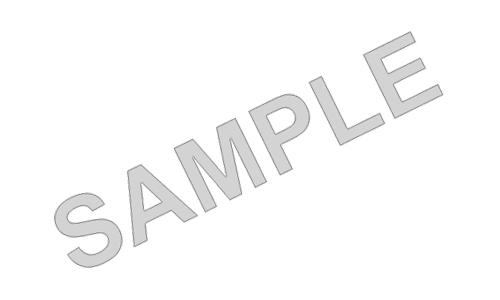
#> input picture python/sample.jpg, 500 x 300 px
$ python sample.py
#> lines starting #> are read from the running program, lines starting #| are printed output that depends on the picture
import sys
from PIL import Image, ImageDraw

with Image.open("sample.jpg") as im:

#> im is the input picture: PIL image 500x300 RGB; min 129, max 255, mean 249.5
    draw = ImageDraw.Draw(im)
    draw.line((0, 0) + im.size, fill=128)
    draw.line((0, im.size[1], im.size[0], 0), fill=128)

    # write to stdout
    im.save('sample.png')
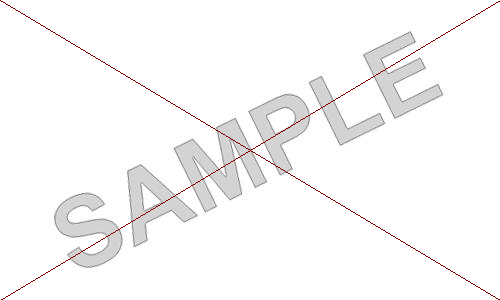
#> saved as sample.png: PIL image 500x300 RGB; mean R, G, B 248.8, 247.9, 247.9
